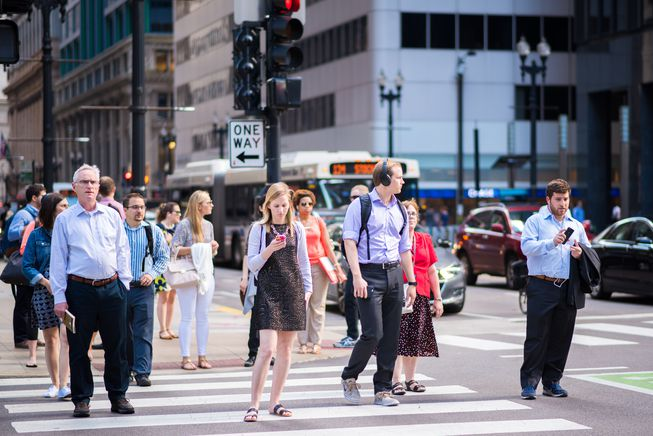
#> input picture street.jpg, 653 x 436 px
$ python Joining_images_OpenCV6.py
#> lines starting #> are read from the running program, lines starting #| are printed output that depends on the picture
import cv2
import numpy as np

img = cv2.imread("street.jpg")
#> img is the input picture: shape (436, 653, 3); mean B, G, R 123.8, 112.8, 114.6


imgHor = np.hstack((img,img))
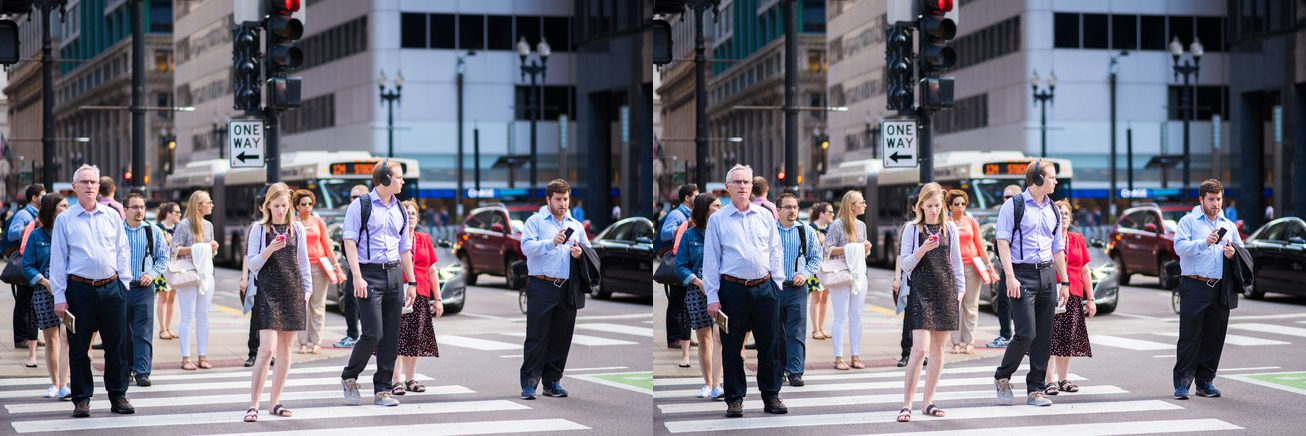
#> imgHor: shape (436, 1306, 3); mean B, G, R 123.8, 112.8, 114.6
'''images must have same number of channels'''
imgVer = np.vstack((img,img))
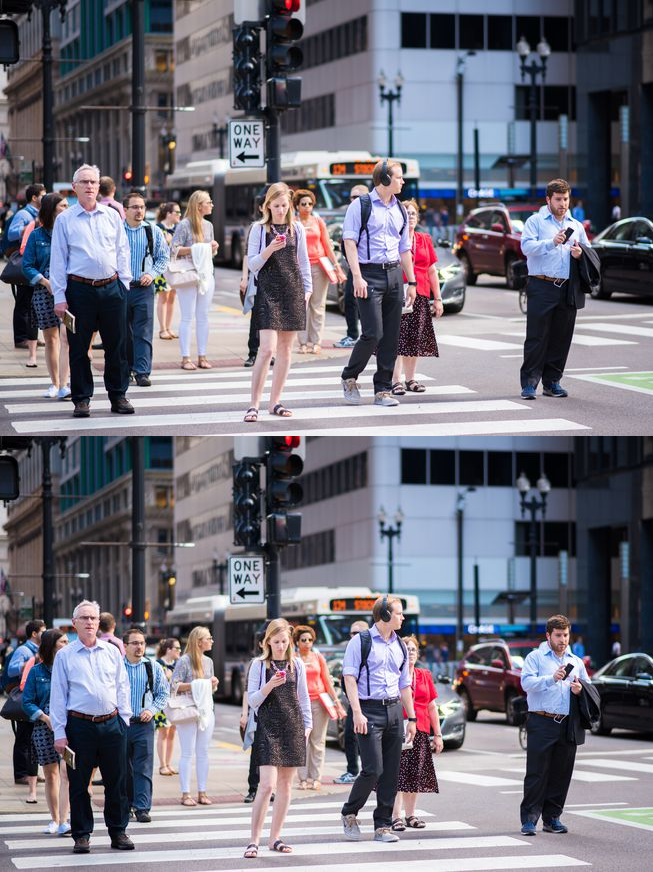
#> imgVer: shape (872, 653, 3); mean B, G, R 123.8, 112.8, 114.6

cv2.imshow("horizontal stack",imgHor)
cv2.imshow("vertical stack",imgVer)

cv2.waitKey(0)
